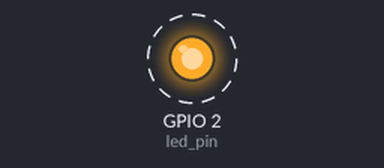
The sketch below on a simulated ESP32. Shown: output pins drawn as LEDs (lit = HIGH). Dashed ring = blinking.

Above: at 0.2 s.
Timing chart, 0 to 3.0 s (numbered marks = the images above):
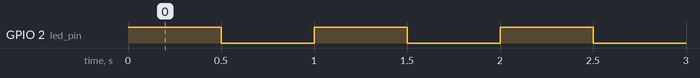

The sketch:

part3_led_blink.ino
```cpp
static const int led_pin = LED_BUILTIN;

void BlinkLED(void * parameter){
    while(1){
        digitalWrite(led_pin,HIGH);
        vTaskDelay(500/portTICK_PERIOD_MS);
        digitalWrite(led_pin,LOW);
        vTaskDelay(500/portTICK_PERIOD_MS);
      }
  }

  void setup(){

      pinMode(led_pin,OUTPUT);
      xTaskCreatePinnedToCore(
          BlinkLED,
          "Blink LED",
          1024,
          NULL,
          1,
          NULL,
          1);
    }

    void loop(){

    }
```

Measured:
- by itself, GPIO 2 (led_pin): alternates HIGH for 0.50 s and LOW for 0.50 s
